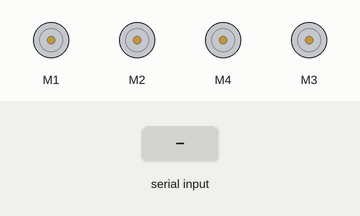
Simulated run of this sketch. Board: Arduino Uno, built with avr-gcc and run on an emulated ATmega328P. On the bench: 4 × DC motor (green arrow = forward, orange = backward, longer = faster). The test bench sets the inputs (shaded band). What the sketch prints to the serial monitor is not drawn.

Above: at 1.2 s.
1.3 s: "F" received over Serial
At 1.7 s:
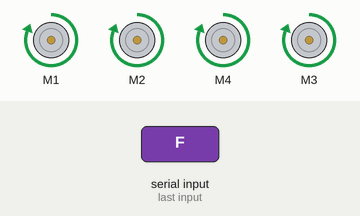
2.8 s: "B" received over Serial
At 4.0 s:
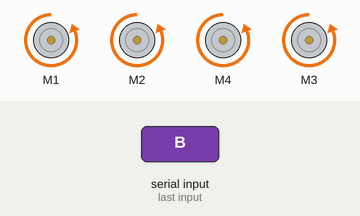
4.3 s: "L" received over Serial
At 5.2 s:
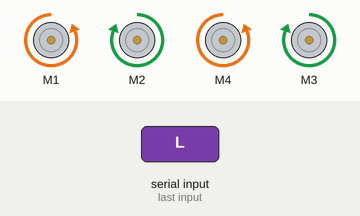
5.8 s: "R" received over Serial
At 6.4 s:
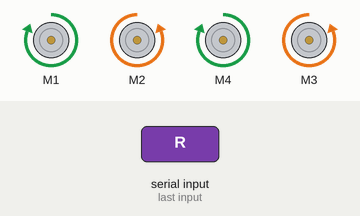
7.3 s: "S" received over Serial
At 8.7 s:
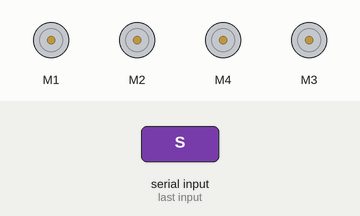
Timing chart, 0 to 9.8 s (numbered marks = the images above; inputs shaded):
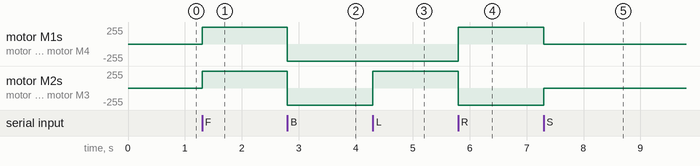

The sketch:

Motor_fixed_speed.ino
```cpp
#include <AFMotor.h>

AF_DCMotor FRmotor(1);
AF_DCMotor FLmotor(2);
AF_DCMotor BLmotor(3);
AF_DCMotor BRmotor(4);


void setup() {
  // put your setup code here, to run once:
  Serial.begin(115200);

  Serial.println("Motor Test");


  FRmotor.setSpeed(255);
  FLmotor.setSpeed(255);
  BRmotor.setSpeed(255);
  BLmotor.setSpeed(255);

  FRmotor.run(RELEASE);
  FLmotor.run(RELEASE);
  BLmotor.run(RELEASE);
  BRmotor.run(RELEASE);

}

void loop() {
  // put your main code here, to run repeatedly:

}

void serialEvent(){
  while (Serial.available())
  {
    char a  = Serial.read();

    // int first = a.indexOf("_");
    // int second = a.indexOf("_",first + 1);
    // int length = a.length();

    // String b = a.substring(0, first);
    // String c = a.substring(first + 1, second);

    // int d = c.toInt();

    // if(b == "Forward"){ _Forward(d); }
    // if(b == "Back"){ _Back(d); }
    // if(b == "Left"){ _Left(d); }
    // if(b == "Right"){ _Right(d); }
    // if(b == "Stop"){ _Stop(); }

    switch(a){
      case 'F':
        _Forward();
        break;
      case 'B':
        _Back();
        break;
      case 'L':
        _Left();
        break;
      case 'R':
        _Right();
        break;
      case 'S':
        _Stop();
        break;

    }

  }


}

void _Forward(){
    FRmotor.run(FORWARD);
    FLmotor.run(FORWARD);
    BRmotor.run(FORWARD);
    BLmotor.run(FORWARD);

    // FRmotor.setSpeed(speed);
    // FLmotor.setSpeed(speed);
    // BRmotor.setSpeed(speed);
    // BLmotor.setSpeed(speed);
}

void _Back(){
    FRmotor.run(BACKWARD);
    FLmotor.run(BACKWARD);
    BRmotor.run(BACKWARD);
    BLmotor.run(BACKWARD);

    // FRmotor.setSpeed(speed);
    // FLmotor.setSpeed(speed);
    // BRmotor.setSpeed(speed);
    // BLmotor.setSpeed(speed);
}

void _Left(){
    FRmotor.run(BACKWARD);
    FLmotor.run(FORWARD);
    BRmotor.run(BACKWARD);
    BLmotor.run(FORWARD);

    // FRmotor.setSpeed(speed);
    // FLmotor.setSpeed(speed);
    // BRmotor.setSpeed(speed);
    // BLmotor.setSpeed(speed);
}

void _Right(){
    FRmotor.run(FORWARD);
    FLmotor.run(BACKWARD);
    BRmotor.run(FORWARD);
    BLmotor.run(BACKWARD);

    // FRmotor.setSpeed(speed);
    // FLmotor.setSpeed(speed);
    // BRmotor.setSpeed(speed);
    // BLmotor.setSpeed(speed);
}

void _Stop(){
    FRmotor.run(RELEASE);
    FLmotor.run(RELEASE);
    BLmotor.run(RELEASE);
    BRmotor.run(RELEASE);
}
```

Measured:
- after the input at 1.3 s, motor M1, motor M2, motor M4, motor M3: stopped → forward 255/255 at once
- after the input at 2.8 s, motor M1, motor M2, motor M4, motor M3: forward 255/255 → backward 255/255 at once
- after the input at 4.3 s, motor M2, motor M3: backward 255/255 → forward 255/255 at once
- after the input at 5.8 s, motor M1, motor M4: backward 255/255 → forward 255/255 at once; motor M2, motor M3: forward 255/255 → backward 255/255 at once
- after the input at 7.3 s, motor M1, motor M4: forward 255/255 → stopped at once; motor M2, motor M3: backward 255/255 → stopped at once
